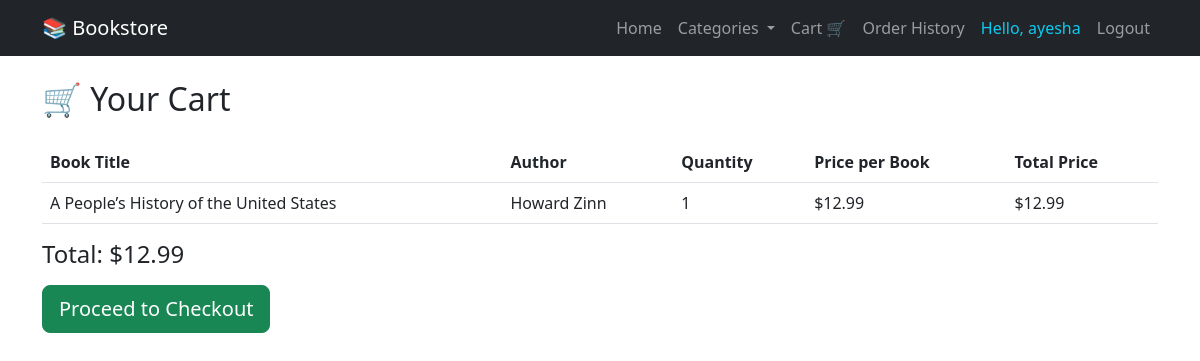
The page /cart (signed in) on the database its author committed.
### app/models.py (models this page shows, shortened)
class User(db.Model, UserMixin):
    id = db.Column(db.Integer, primary_key=True)
    username = db.Column(db.String(150), nullable=False, unique=True)
    email = db.Column(db.String(150), nullable=False, unique=True)
    password = db.Column(db.String(150), nullable=False)
    is_admin = db.Column(db.Boolean, default=False)
    cart_items = db.relationship('CartItem', backref='user', lazy=True)
    orders = db.relationship('Order', backref='user', lazy=True)
    reviews = db.relationship('Review', backref='user', lazy=True)

class CartItem(db.Model):
    id = db.Column(db.Integer, primary_key=True)
    user_id = db.Column(db.Integer, db.ForeignKey('user.id'), nullable=False)
    book_id = db.Column(db.Integer, db.ForeignKey('book.id'), nullable=False)
    quantity = db.Column(db.Integer, default=1, nullable=False)
    @property
    def total_price(self):
        return self.quantity * self.book.price if self.book else 0.0

class Book(db.Model):
    id = db.Column(db.Integer, primary_key=True)
    title = db.Column(db.String(100), nullable=False)
    author = db.Column(db.String(100))
    genre = db.Column(db.String(50))
    price = db.Column(db.Float)
    cart_items = db.relationship('CartItem', backref='book', lazy=True)
    order_items = db.relationship('OrderItem', backref='book', lazy=True)
    reviews = db.relationship('Review', backref='book', lazy=True)

### app/routes.py (the view)
@main.route('/cart')
@login_required
def cart():
    items = CartItem.query.filter_by(user_id=current_user.id).all()
    total = sum(item.total_price for item in items)
    return render_template('cart.html', items=items, total=total)

### app/__init__.py (called while the page is built)
def create_app():
    app = Flask(__name__)
    app.config.from_object('config.Config')
    db.init_app(app)
    login_manager.init_app(app)
    bcrypt.init_app(app)
    migrate.init_app(app, db)  # <-- initialize migrate with app and db
    login_manager.login_view = 'main.login'
    login_manager.login_message_category = 'info'
    from .routes import main
    app.register_blueprint(main)
    from app.models import User  # import User model for login_manager
    @login_manager.user_loader
    def load_user(user_id):
        return User.query.get(int(user_id))
    return app

### app/templates/cart.html
{% extends "base.html" %}
{% block content %}
<h2 class="mb-4">🛒 Your Cart</h2>
{% if items %}
  <table class="table">
    <thead>
      <tr>
        <th>Book Title</th>
        <th>Author</th>
        <th>Quantity</th>
        <th>Price per Book</th>
        <th>Total Price</th>
      </tr>
    </thead>
    <tbody>
      {% for item in items %}
      <tr>
        <td>{{ item.book.title }}</td>
        <td>{{ item.book.author }}</td>
        <td>{{ item.quantity }}</td>
        <td>${{ "%.2f"|format(item.book.price) }}</td>
        <td>${{ "%.2f"|format(item.total_price) }}</td>
      </tr>
      {% endfor %}
    </tbody>
  </table>
  <h4>Total: ${{ "%.2f"|format(total) }}</h4>
  <div class="mt-3 text-right">
    <a href="{{ url_for('main.checkout') }}" class="btn btn-success btn-lg">Proceed to Checkout</a>
  </div>
{% else %}
  <p>Your cart is empty.</p>
{% endif %}
{% endblock %}

### app/templates/base.html (shortened to what this page needs)
<!DOCTYPE html>
<html lang="en">
<head>
  <link href="https://cdn.jsdelivr.net/npm/bootstrap@5.3.0/dist/css/bootstrap.min.css" rel="stylesheet" />
</head>
<body>
  <nav class="navbar navbar-expand-lg navbar-dark bg-dark mb-4">
    <div class="container">
      <a class="navbar-brand" href="{{ url_for('main.home') }}">📚 Bookstore</a>
      <div class="collapse navbar-collapse" id="navbarNav">
        <ul class="navbar-nav ms-auto">
          <li class="nav-item">
            <a class="nav-link" href="{{ url_for('main.home') }}">Home</a>
          </li>
          <li class="nav-item dropdown">
            <a class="nav-link dropdown-toggle" href="#" id="navbarDropdown" role="button" data-bs-toggle="dropdown">
              Categories
            </a>
          </li>
          <li class="nav-item">
            <a class="nav-link" href="{{ url_for('main.cart') }}">Cart 🛒</a>
          </li>
          {% if current_user.is_authenticated %}
            <li class="nav-item">
              <a class="nav-link" href="{{ url_for('main.order_history') }}">Order History</a>
            </li>
            <li class="nav-item">
              <span class="nav-link text-info">Hello, {{ current_user.username }}</span>
            </li>
            <li class="nav-item">
              <a class="nav-link" href="{{ url_for('main.logout') }}">Logout</a>
            </li>
          {% endif %}
        </ul>
      </div>
    </div>
  </nav>
  <div class="container">
    {% block content %}{% endblock %}
  </div>
</body>
</html>

### rows shown on the page
User: username "ayesha"
CartItem: book "A People’s History of the United States", book.author "Howard Zinn", quantity "1", total_price "12.99"
Book: book.price "12.99"

### other values the page prints
{{ "%.2f"|format(total) }} "12.99"
